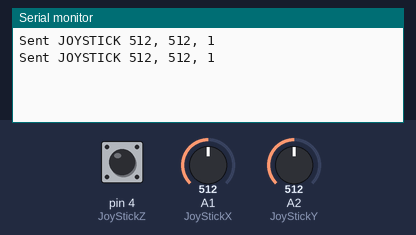
This sketch was run on a simulated Arduino Uno, built with avr-gcc and run on an emulated ATmega328P. Parts: the last lines printed to the serial monitor. Inputs (shaded band) come from the test bench; at power-on: A1 (JoyStickX) = 512, pin 4 (JoyStickZ) HIGH, A2 (JoyStickY) = 512.

Above: at 1.5 s.
1.6 s: A1 (JoyStickX) set to 539
At 1.6 s:
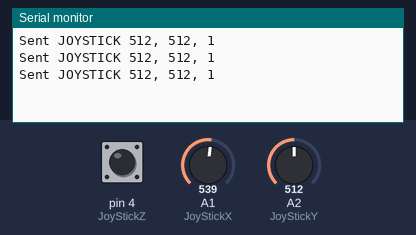
3.1 s: A1 (JoyStickX) set to 564
At 4.5 s:
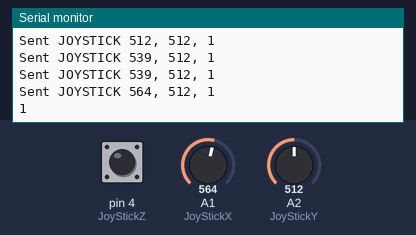
Timing chart, 0 to 6.1 s (numbered marks = the images above; inputs shaded):
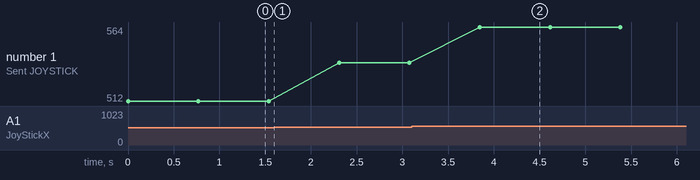

Measured:
- the behaviour switches between 549 and 550 on A1 (JoyStickX) (found by bisection; images 1 and 2)
- after the input at 3.1 s, the serial monitor: prints a new line after 0.74 s (image 2)
- plotted number 1: 512 → 539 after the input at 1.6 s, 539 → 564 after the input at 3.1 s

The sketch:

Truyen_Joystick.ino
```cpp
#include <IRremote.h>
//START JOYSTICK VARIABLE
int JoyStickX = 1; //A1
int JoyStickY = 2; // A2
int JoyStickZ = 4;
#define PIN_SEND 3
bool joystick(int thresholdX = 550, int thresholdY = 550, int thresholdZ = 0) {
  int x, y, z;
  x = analogRead(JoyStickX);
  y = analogRead(JoyStickY);
  z = digitalRead(JoyStickZ);
  Serial.println("JOYSTICK " + String(x) + ", " + String(y) + ", " + String(z) );
  int valSent = 0;
  if (x >= thresholdX  || y>=thresholdY || z == thresholdZ) {
    return true;
  } else {
    return false;
  }
}
void setup() {
  Serial.begin(9600);
  IrSender.begin(PIN_SEND); // Chân 3 truyền
  pinMode(JoyStickZ, INPUT_PULLUP);
}
void loop(){
  Serial.print("Sent ");
  if(joystick()){
  Serial.println("1");
    IrSender.sendRC5(0x1, 8);  // Truyền mã 0x1 với độ dài 8 bit
    delay(200);
  } else {
    IrSender.sendRC5(0x2, 8);  // Truyền mã 0x2 với độ dài 8 bit
    delay(200);
  }
  delay(500);
}
```
